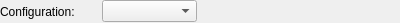
<?xml version="1.0" encoding="UTF-8"?>
<ui version="4.0">
 <class>Configuration</class>
 <widget class="QWidget" name="Configuration">
  <property name="geometry">
   <rect>
    <x>0</x>
    <y>0</y>
    <width>400</width>
    <height>23</height>
   </rect>
  </property>
  <property name="windowTitle">
   <string>Form</string>
  </property>
  <layout class="QHBoxLayout" name="horizontalLayout">
   <property name="margin">
    <number>0</number>
   </property>
   <item>
    <widget class="QLabel" name="label">
     <property name="sizePolicy">
      <sizepolicy hsizetype="Minimum" vsizetype="Preferred">
       <horstretch>0</horstretch>
       <verstretch>0</verstretch>
      </sizepolicy>
     </property>
     <property name="text">
      <string>Configuration:</string>
     </property>
    </widget>
   </item>
   <item>
    <widget class="QComboBox" name="comboBox">
     <property name="sizeAdjustPolicy">
      <enum>QComboBox::AdjustToContents</enum>
     </property>
    </widget>
   </item>
   <item>
    <widget class="QPushButton" name="add">
     <property name="text">
      <string/>
     </property>
     <property name="flat">
      <bool>true</bool>
     </property>
    </widget>
   </item>
   <item>
    <widget class="QPushButton" name="remove">
     <property name="text">
      <string/>
     </property>
     <property name="flat">
      <bool>true</bool>
     </property>
    </widget>
   </item>
  </layout>
 </widget>
 <resources/>
 <connections/>
</ui>
